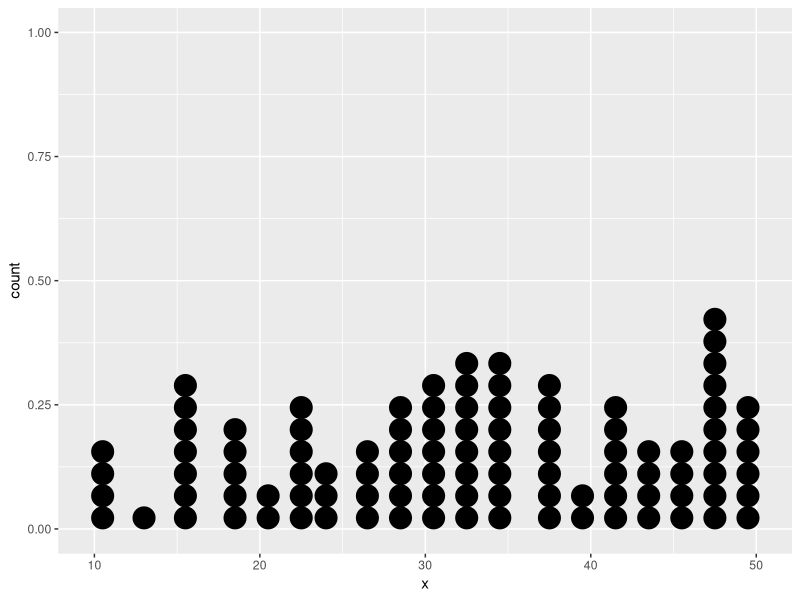
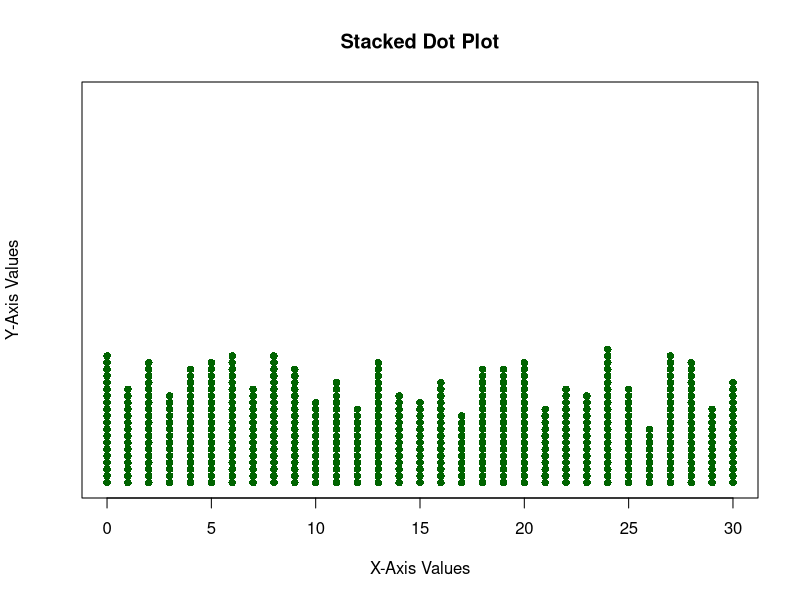
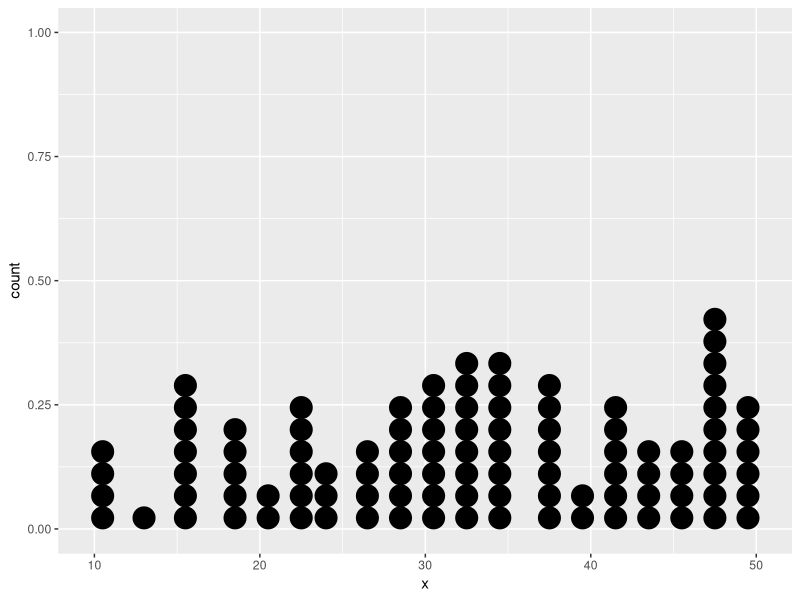
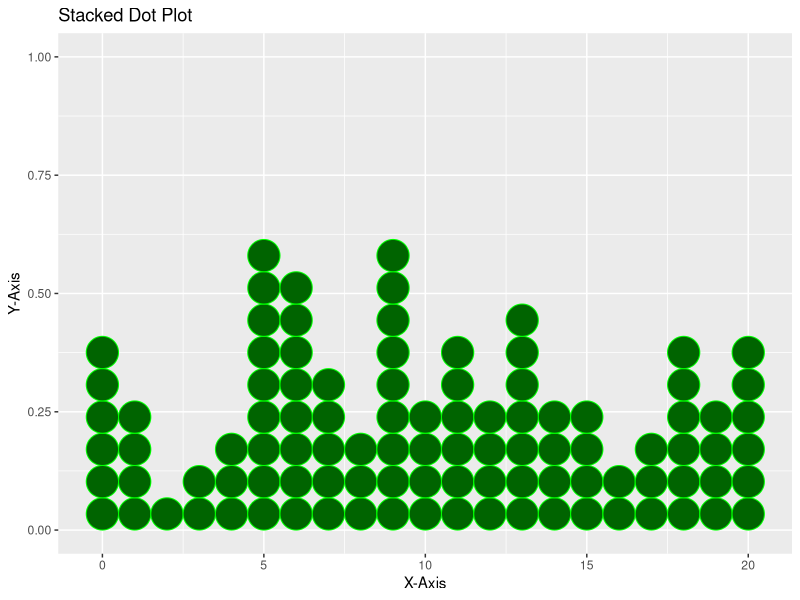

Generate these figures, in order, with R:
#How to Create a Stacked Dot Plot in R ?
"A stacked dotplot is a type of plot that displays frequencies using dots, piled one over the other. Mainly 2 methods are there, to make a stacked dot plot and both of them are discussed in this article.

Method 1: Using stripchart()
So, using the first method, stripchart method, to create our stacked dot plot. For instance, if we don't have a set of values, we can even make them, serve our purpose. We would create a set of values that would contain numbers ranging from 0 to 30, including both the ranges too, i.e., the set of values would also include 0 and 30. After creating the set of values, we would plot our stacked dotplot based on those values. We would use the function set.seed(), to reproduce a particular sequence of 'random' numbers. stripchart produces one-dimensional scatter plots (or dot plots) of the given data.
 

Syntax: stripchart(x, .)

Example:"
# loads required package
require(ggplot2)

# sets the starting number used
# to generate a sequence of random
# numbers
set.seed(0)

# shows 100 such randomly generated
# numbers from 10 to 50
data <- data.frame(x = sample(10:50, 100, replace = TRUE))

# creates the stacked dot plot
ggplot(data, aes(x = x)) + geom_dotplot()

"But, the dot plot which we made, is not so pleasing, like the whole stacked dotplot is somewhat above the X-axis, so now we are going to edit it a bit, to make it look more interesting.

Example:"
# sets the starting number which is used
# to generate a sequence of random numbers
set.seed(0)

# shows 100 such randomly generated
# numbers from 0 to 20
data <- sample(0:30, 500, replace = TRUE)

# creats the stacked dotplot, given
# some more parameters to make the
# stacked dotplot look more attractive
stripchart(data, method = "stack", at = 0,
           pch = 16, col = "darkgreen",
           main = "Stacked Dot Plot",
           xlab = "X-Axis Values",
           ylab = "Y-Axis Values")
"Method 2: Using geom_dotplot()
In a dot plot, the width of a dot corresponds to the bin width (or maximum width, depending on the binning algorithm), and dots are stacked, with each dot representing one observation.

Syntax: geom_dotplot()

Parameter:

dotsize:  The diameter of the dots relative to binwidth, default 1.
stackratio: how close to stack the dots. Default is 1, where dots just touch. Use smaller values for closer, overlapping dots.
fill: interior colour of the dots in the stack.
color: exterior outline colour of the dots in the stack
Example:"
# loads required package
require(ggplot2)

# sets the starting number used
# to generate a sequence of random
# numbers
set.seed(0)

# shows 100 such randomly generated
# numbers from 10 to 50
data <- data.frame(x = sample(10:50, 100, replace = TRUE))

# creates the stacked dot plot
ggplot(data, aes(x = x)) + geom_dotplot()

"Again, for this one too, we can make it a bit more interesting, adding some more parameters.

Example:"
# load ggplot2
library(ggplot2)

set.seed(0)
data <- data.frame(x = sample(0:20, 100, replace = TRUE))

# create customized stacked dot plot
ggplot(data, aes(x = x)) +
  geom_dotplot(dotsize = 1.5, stackratio = 1,
               fill = "darkgreen", color = "green") +
  labs(title = "Stacked Dot Plot", x = "X-Axis", y = "Y-Axis")
